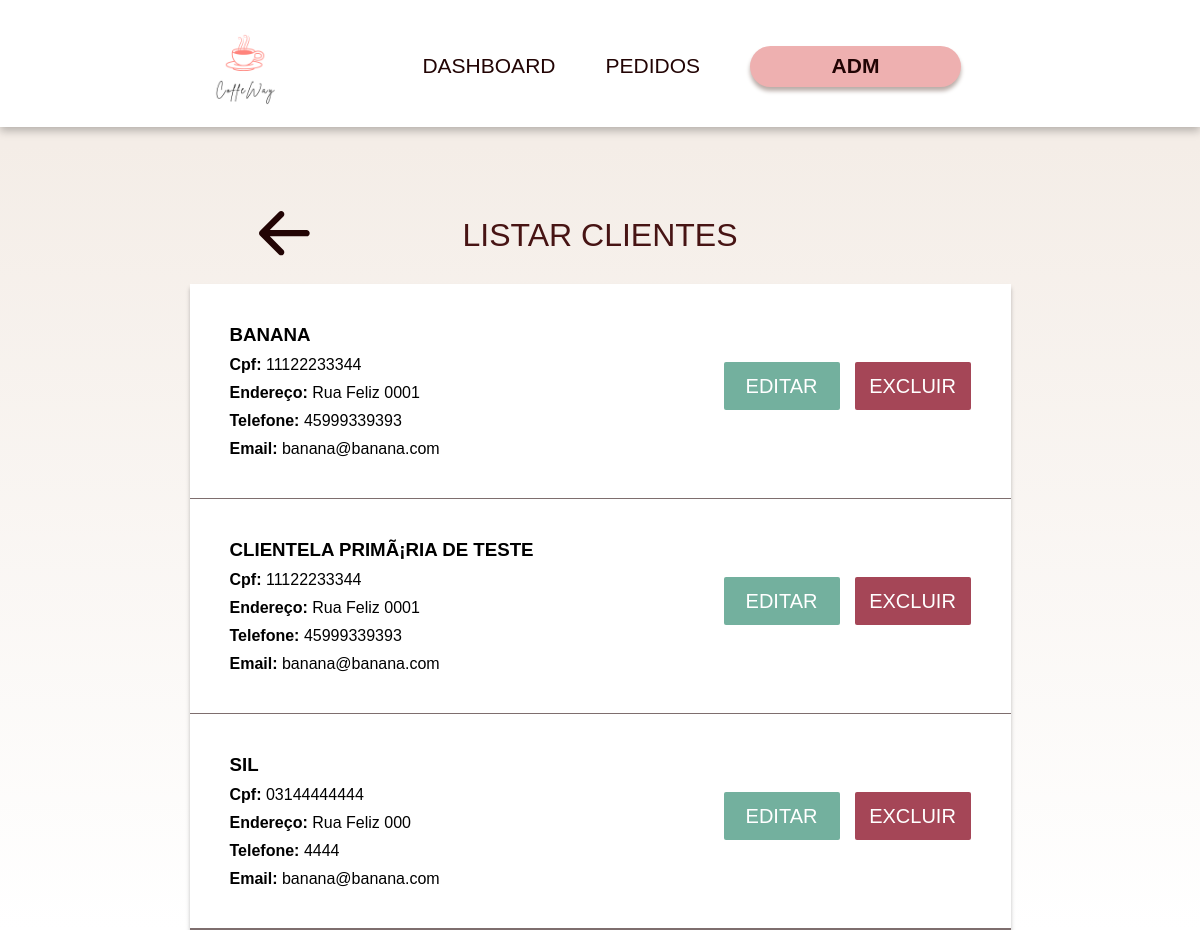
The page /listarCliente.php on the database its author committed.
### tables this page shows
CREATE TABLE `cliente` (
  `id` int(11) NOT NULL,
  `nome_completo` char(90) NOT NULL,
  `cpf` varchar(90) NOT NULL,
  `endereco` varchar(200) NOT NULL,
  `telefone` varchar(18) NOT NULL
);

### listarCliente.php (the view, shortened to what this page needs)
<?php
include_once('config/conexao.php');
$sqlListarCliente = "SELECT id, nome_completo, cpf, endereco, telefone FROM cliente";
$resultListarCliente = mysqli_query($conexao, $sqlListarCliente);
$sqlEmailCliente = "SELECT email FROM login";
$resultListarEmailCliente = mysqli_query($conexao, $sqlEmailCliente);
?>
<!DOCTYPE html>
<html lang="pt-br">
<head>
    <link rel="stylesheet" href="assets/css/styleAdm.css">
</head>
<body>
    <header>
        <div class="container header">
            <div class="logo">
                <a href=""><img class="logo" src="assets/images/logo.png" /></a>
            </div>
            <div class="menu">
                <nav>
                    <ul>
                        <li><a href="index.php">DASHBOARD</a></li>
                        <li><a href="#sobreNos">PEDIDOS</a></li>
                        <li>
                            <a href="cliente.php">
                                <div class="admLogado"><?php echo $_SESSION['user_name']; ?><strong>ADM</strong></div>
                            </a>
                        </li>
                    </ul>
                </nav>
            </div>
    </header>
    <section class="areaEstilizada">
        <div class="menuAdmArea">
            <div class="tituloTopoArea">
                <div class="textoTopo">
                    <a class="setaVoltar" href="dashboard.php">
                    </a>
                    <p class="tituloCadastro">LISTAR CLIENTES</p>
                </div>
            </div>
            <section class="listarEnderecoArea">
                <div class="listarEnderecoCaixa">
                    <?php
                    $emailRow = mysqli_fetch_assoc($resultListarEmailCliente);
                    $email = $emailRow['email'];
                    while ($row = mysqli_fetch_assoc($resultListarCliente)) {
                        $id = $row['id'];
                        $nome_completo = $row['nome_completo'];
                        $cpf = $row['cpf'];
                        $endereco = $row['endereco'];
                        $telefone = $row['telefone'];
                    ?>
                        <div class="listarEnderecoCaixas">
                            <div class="listarEnderecoDesc">
                                <h3 style="text-transform: uppercase;"><?php echo $nome_completo; ?></h3>
                                <p><strong>Cpf:</strong> <?php echo $cpf; ?></p>
                                <p><strong>Endereço:</strong> <?php echo $endereco; ?></p>
                                <p><strong>Telefone:</strong> <?php echo $telefone; ?></p>
                                <p><strong>Email:</strong> <?php echo $email; ?></p>
                            </div>
                            <div class="listarEnderecoBotoes">
                                <form action="admEditarCliente.php?id=<?php echo $id; ?>" method="get">
                                    <input class="listarEnderecoEditar" name="EditarEndereco" type="submit" value="EDITAR">
                                </form>
                                <form action="enderecos/excluirCliente.php?id=<?php echo $id; ?>" method="get">
                                    <input class="listarEnderecoExcluir" name="ExcluirEndereco" type="submit" value="EXCLUIR">
                                </form>
                            </div>
                        </div>
                    <?php
                    }
                    ?>
                </div>
            </section>
        </div>
    </section>
</body>
</html>

### assets/css/styleAdm.css (style rules this page uses)
* { padding: 0; margin: 0; box-sizing: border-box; }
body { font-family: 'Jost', sans-serif; }
header { display: flex; justify-content: center; padding-top: 10px; padding-bottom: 5px; background-color: #fff; filter: drop-shadow(0px 4px 4px rgba(0, 0, 0, 0.25)); }
header .logo { width: 112px; }
.container { display: flex; justify-content: space-between; width: 822px; }
.logo { display: flex; align-items: center; }
.menu { display: flex; align-items: center; }
.menu nav { display: flex; }
.menu ul { width: 100%; display: flex; align-items: center; justify-content: space-between; list-style: none; }
.menu ul li { margin-left: 50px; }
.menu ul li a { text-decoration: none; color: #220404; font-size: 21px; }
.admLogado { display: flex; align-items: center; justify-content: center; gap: 10px ; width: 211px; height: 41px; border-radius: 50px; background: #EEB0B0; box-shadow: 0px 4px 4px 0px #BAADA8; }
.areaEstilizada { background-image: linear-gradient(180deg, #F4EDE7 2.29%, rgba(244, 237, 231, 0) 100%); }
.menuAdmArea { width: 100%; display: flex; flex-direction: column; align-items: center; }
.tituloTopoArea { width: 683px; position: relative; display: flex; align-items: center; justify-content: center; }
.textoTopo { margin-top: 90px; display: flex; align-items: center; }
.tituloCadastro { color: #471414; font-size: 32px; font-weight: 500; }
.setaVoltar { position: absolute; left: 0; }
section input { margin-bottom: 10px; padding: 5px; width: 100%; height: 37px; border-radius: 50px; border: none; }
.listarEnderecoArea { display: flex; flex-direction: column; align-items: center; justify-content: center; width: 100%; }
.listarEnderecoCaixa { display: flex; flex-direction: column; margin-top: 30px; background-color: #fff; width: 821px; border-bottom: 1px solid #7E6E6E; background: #FFF; box-shadow: 0px 4px 4px 0px rgba(0, 0, 0, 0.25); }
.listarEnderecoCaixas { padding: 40px; display: flex; justify-content: space-between; align-items: center; background-color: #fff; width: 100%; border-bottom: 1px solid #7E6E6E; background: #FFF; }
.listarEnderecoDesc { max-width: 350px; display: flex; flex-direction: column; gap: 10px; }
.listarEnderecoBotoes { display: flex; gap: 15px; }
.listarEnderecoEditar { display: flex; align-items: center; justify-content: center; font-size: 20px; width: 116px; height: 48px; color: #fff; border-radius: 2px; background: #73B09E; }
.listarEnderecoExcluir { display: flex; align-items: center; justify-content: center; font-size: 20px; width: 116px; height: 48px; color: #fff; border-radius: 2px; background: #A54657; border: none; }

### rows shown on the page
cliente: nome_completo "BANANA", cpf "11122233344", endereco "Rua Feliz 0001", telefone "45999339393"
cliente: nome_completo "CLIENTELA PRIMÃ¡RIA DE TESTE", cpf "11122233344", endereco "Rua Feliz 0001", telefone "45999339393"
cliente: nome_completo "SIL", cpf "03144444444", endereco "Rua Feliz 000", telefone "4444"

### other values the page prints
$email "banana@banana.com"
